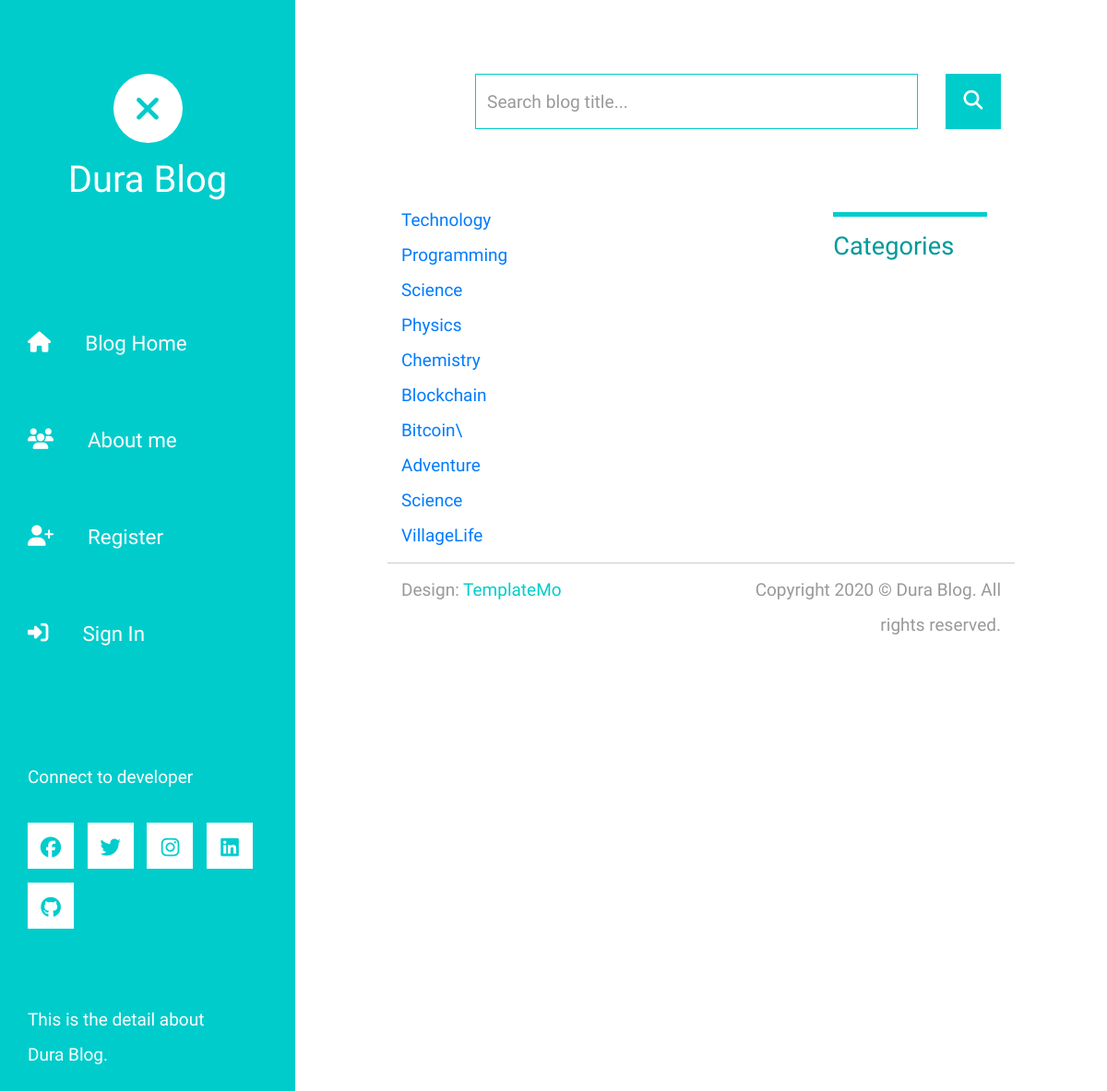
Page /blogs/category/ on the earlier database version.
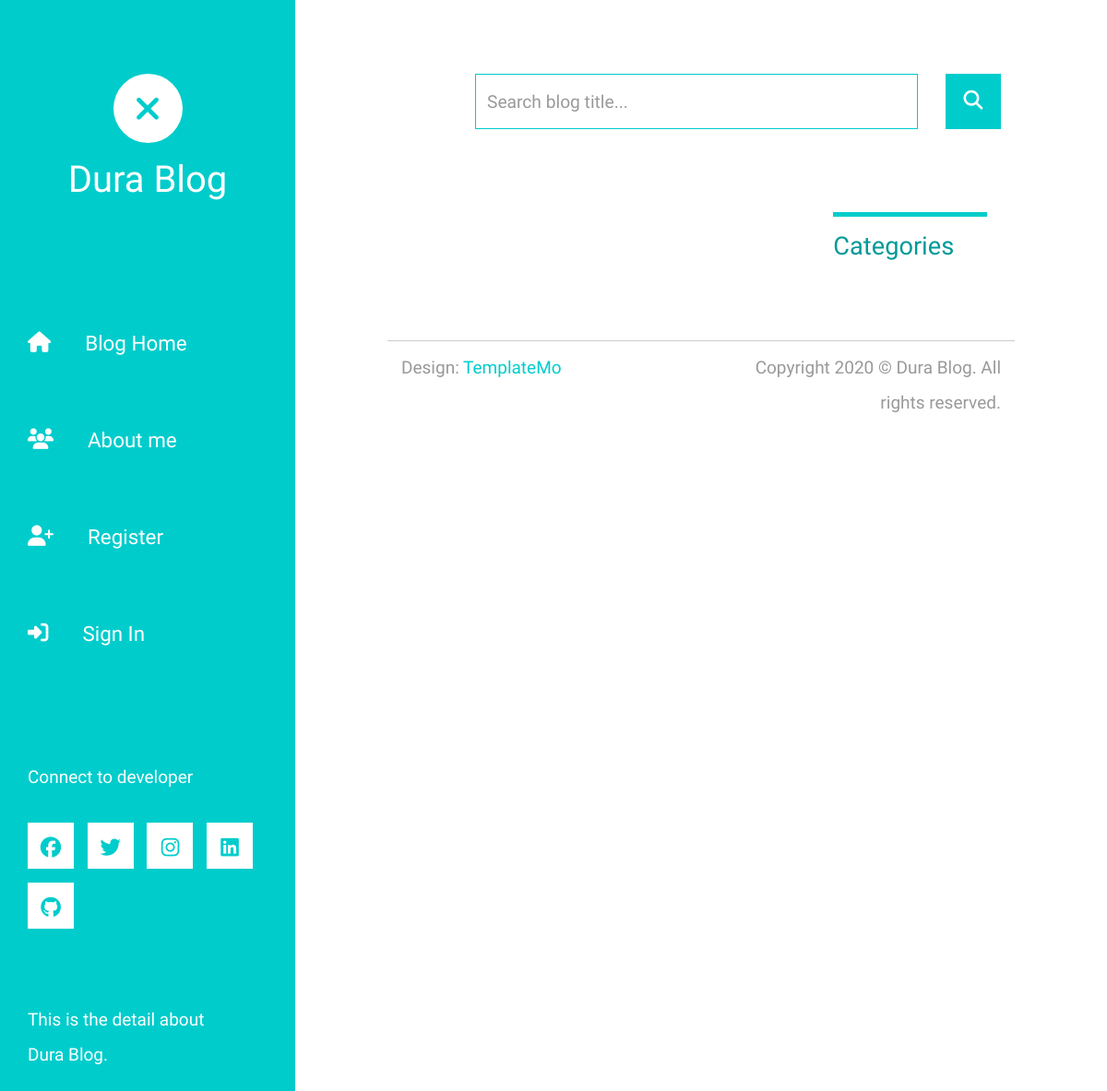
Same page on the later database version.
### blog/models.py (models this page shows, shortened)
class Category(models.Model):
    name=models.CharField(max_length=50,unique=True)

### blog/views.py (the view)
# urls.py: path('blogs/category/', view_allCategory, name='view_allCategory'),
def view_allCategory(request):
    categories = Category.objects.all()
    context = {'page_title': 'All Category', 'category': categories}
    return render(request, 'categorys.html', context)

### blog/templates/categorys.html
{% extends 'base.html' %}
{% block content %}
{% for c in category %}
<a href="{% url 'view_aCategory' c.id %}">{{c.name}}</a><br>
{% endfor %}
{% endblock content %}

Differences in the rows shown:
removed Category: name "Technology"
removed Category: name "Programming"
removed Category: name "Science"
removed Category: name "Physics"
removed Category: name "Chemistry"
removed Category: name "Blockchain"
removed Category: name "Bitcoin\\"
removed Category: name "Adventure"
removed Category: name "Science"
removed Category: name "VillageLife"
